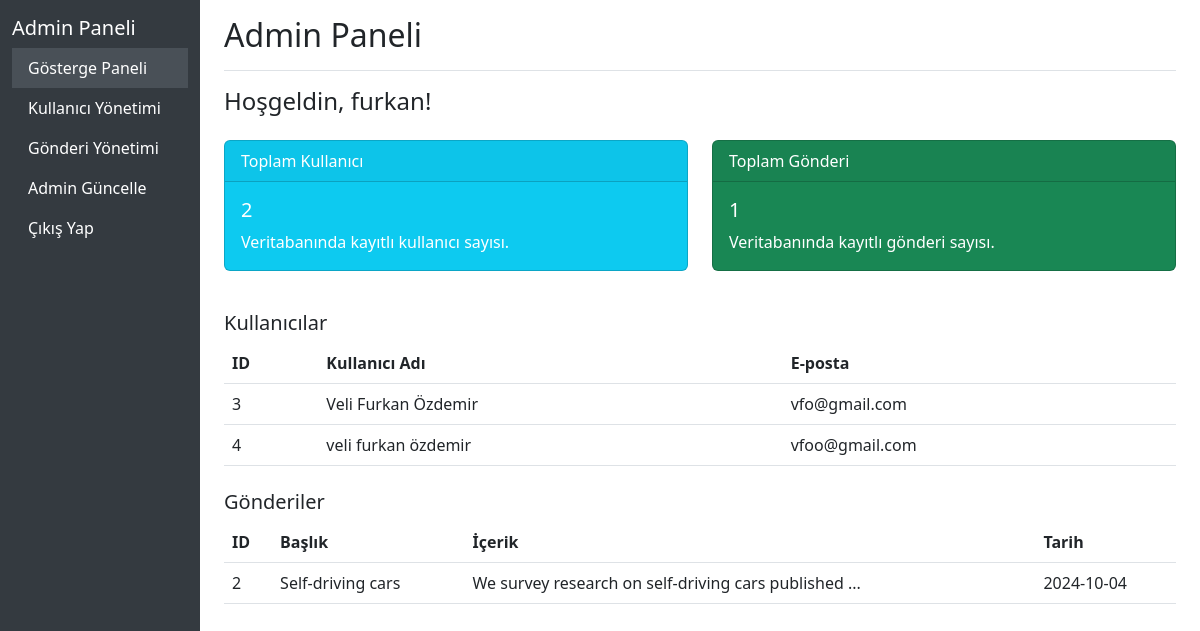
Page /admin/admin_dashboard.php (signed in) on the committed database.
### tables this page shows
CREATE TABLE `kullanici` (
  `id` int(11) NOT NULL,
  `isim` varchar(250) NOT NULL,
  `email` varchar(250) NOT NULL,
  `sifre` varchar(255) NOT NULL,
  `tarih` datetime NOT NULL DEFAULT current_timestamp()
);

CREATE TABLE `post` (
  `id` int(11) NOT NULL,
  `baslik` varchar(255) NOT NULL,
  `icerik` mediumtext NOT NULL,
  `resim` varchar(255) NOT NULL,
  `yazar` varchar(255) NOT NULL,
  `tarih` timestamp NOT NULL DEFAULT current_timestamp()
);

### admin/admin_dashboard.php (the view, shortened to what this page needs)
<?php
include("../conn/conn.php");
$users_stmt = $conn->prepare("SELECT * FROM kullanici");
$users_stmt->execute();
$users = $users_stmt->fetchAll();
$posts_stmt = $conn->prepare("SELECT * FROM post");
$posts_stmt->execute();
$posts = $posts_stmt->fetchAll();
?>
<!DOCTYPE html>
<html lang="tr">
<head>
    <link href="https://cdn.jsdelivr.net/npm/bootstrap@5.3.0-alpha1/dist/css/bootstrap.min.css" rel="stylesheet">
</head>
<body>
<div class="container-fluid">
    <div class="row">
        <nav class="col-md-2 d-none d-md-block sidebar">
            <div class="position-sticky">
                <h5 class="mt-3 text-white">Admin Paneli</h5>
                <ul class="nav flex-column">
                    <li class="nav-item">
                        <a class="nav-link active" href="admin_dashboard.php">Gösterge Paneli</a>
                    </li>
                    <li class="nav-item">
                        <a class="nav-link" href="user_management.php">Kullanıcı Yönetimi</a>
                    </li>
                    <li class="nav-item">
                        <a class="nav-link" href="post_management.php">Gönderi Yönetimi</a>
                    </li>
                    <li class="nav-item">
                        <a class="nav-link" href="admin_update.php">Admin Güncelle</a>
                    </li>
                    <li class="nav-item">
                        <a class="nav-link" href="logout.php">Çıkış Yap</a>
                    </li>
                </ul>
            </div>
        </nav>
        <main class="col-md-9 ms-sm-auto col-lg-10 px-4">
            <header class="d-flex justify-content-between flex-wrap flex-md-nowrap align-items-center pt-3 pb-2 mb-3 border-bottom">
                <h1 class="h2">Admin Paneli</h1>
                <button class="navbar-toggler" type="button" data-bs-toggle="collapse" data-bs-target="#sidebarMenu" aria-controls="sidebarMenu" aria-expanded="false" aria-label="Toggle navigation">
                    <span class="navbar-toggler-icon"></span>
                </button>
            </header>
            <h4>Hoşgeldin, <?php echo $_SESSION['admin']; ?>!</h4>
            <div class="row mt-4">
                <div class="col-md-6">
                    <div class="card text-white bg-info mb-3">
                        <div class="card-header">Toplam Kullanıcı</div>
                        <div class="card-body">
                            <h5 class="card-title"><?php echo count($users); ?></h5>
                            <p class="card-text">Veritabanında kayıtlı kullanıcı sayısı.</p>
                        </div>
                    </div>
                </div>
                <div class="col-md-6">
                    <div class="card text-white bg-success mb-3">
                        <div class="card-header">Toplam Gönderi</div>
                        <div class="card-body">
                            <h5 class="card-title"><?php echo count($posts); ?></h5>
                            <p class="card-text">Veritabanında kayıtlı gönderi sayısı.</p>
                        </div>
                    </div>
                </div>
            </div>
            <h5 class="mt-4">Kullanıcılar</h5>
            <table class="table">
                <thead>
                    <tr>
                        <th>ID</th>
                        <th>Kullanıcı Adı</th>
                        <th>E-posta</th>
                    </tr>
                </thead>
                <tbody>
                    <?php foreach ($users as $user): ?>
                        <tr>
                            <td><?php echo htmlspecialchars($user['id']); ?></td>
                            <td><?php echo htmlspecialchars($user['isim']); ?></td>
                            <td><?php echo htmlspecialchars($user['email']); ?></td>
                        </tr>
                    <?php endforeach; ?>
                </tbody>
            </table>
            <h5 class="mt-4">Gönderiler</h5>
            <table class="table">
                <thead>
                    <tr>
                        <th>ID</th>
                        <th>Başlık</th>
                        <th>İçerik</th>
                        <th>Tarih</th>
                    </tr>
                </thead>
                <tbody>
                    <?php foreach ($posts as $post): ?>
                        <tr>
                            <td><?php echo htmlspecialchars($post['id']); ?></td>
                            <td><?php echo htmlspecialchars($post['baslik']); ?></td>
                            <td><?php echo htmlspecialchars(substr($post['icerik'], 0, 50)) . '...'; ?></td>
                            <td><?php echo (new DateTime($post['tarih']))->format('Y-m-d'); ?></td>
                        </tr>
                    <?php endforeach; ?>
                </tbody>
            </table>
        </main>
    </div>
</div>
</body>
</html>

### admin/admin_dashboard.php (style rules this page uses)
.sidebar { min-height: 100vh; background-color: #343a40; }
.sidebar .nav-link { color: white; }
.sidebar .nav-link.active { background-color: #495057; }

### rows in the picture
kullanici: id "3", isim "Veli Furkan Özdemir", email "vfo@gmail.com"
kullanici: id "4", isim "veli furkan özdemir", email "vfoo@gmail.com"
post: id "2", baslik "Self-driving cars", icerik "We survey research on self-driving cars published", tarih "2024-10-04"

### other values in the picture
$_SESSION['admin'] "furkan"
count($users) "2"
count($posts) "1"
